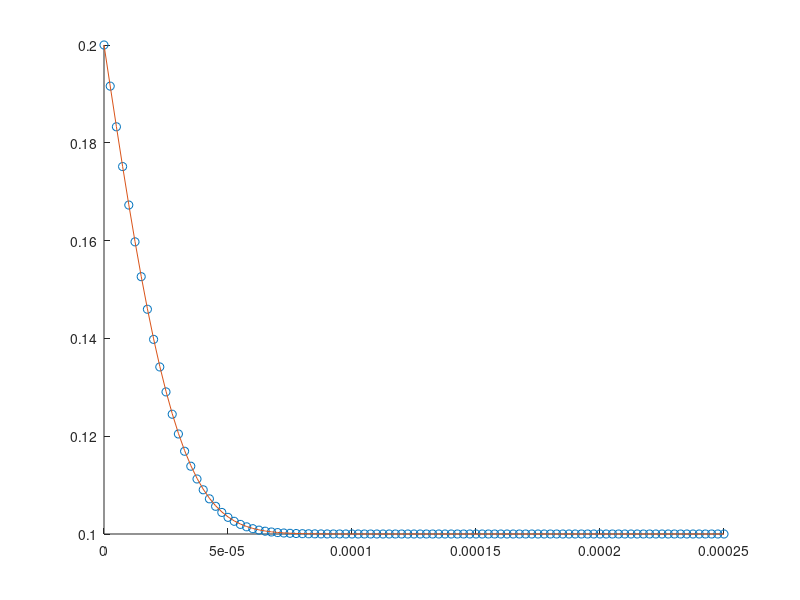

Source code (MATLAB):
clc; clear; close all;

D=4e-11; %확산계수
L=2.5e-4; % 철강의 길이
C0=0.1 %초기농도
Cs=0.2 %표면농도
dx=L/100;
x=[0:dx:L];
im=numel(x)
alp=0.9;
dt=(dx)^2/(2*D)*alp;

%initial
for i=1:im
    Cnew(i)=C0;

end
Cnew(1)=Cs;

%---------------------------
realT=0;
for t=1:100
    realT=realT+dt;% 실제 시간
    Cold=Cnew; %updata
    Cold(1)=Cs;
    Cold(im)=C0;
    for i=2:im-1
        C0=Cold(i);
        C1=Cold(i+1);
        C2=Cold(i-1);
        dC_dx=C1-2*C0+C2;
        Cnew(i)=D*dt/dx^2*dC_dx+C0;
    end   
end

%실제 해 계산
for i=1:im
    Creal(i)=Cs-(Cs-C0)*erf(x(i)/(2*sqrt(D*realT)));
end
hold on;
plot(x,Cold,'o')
plot(x,Creal)

